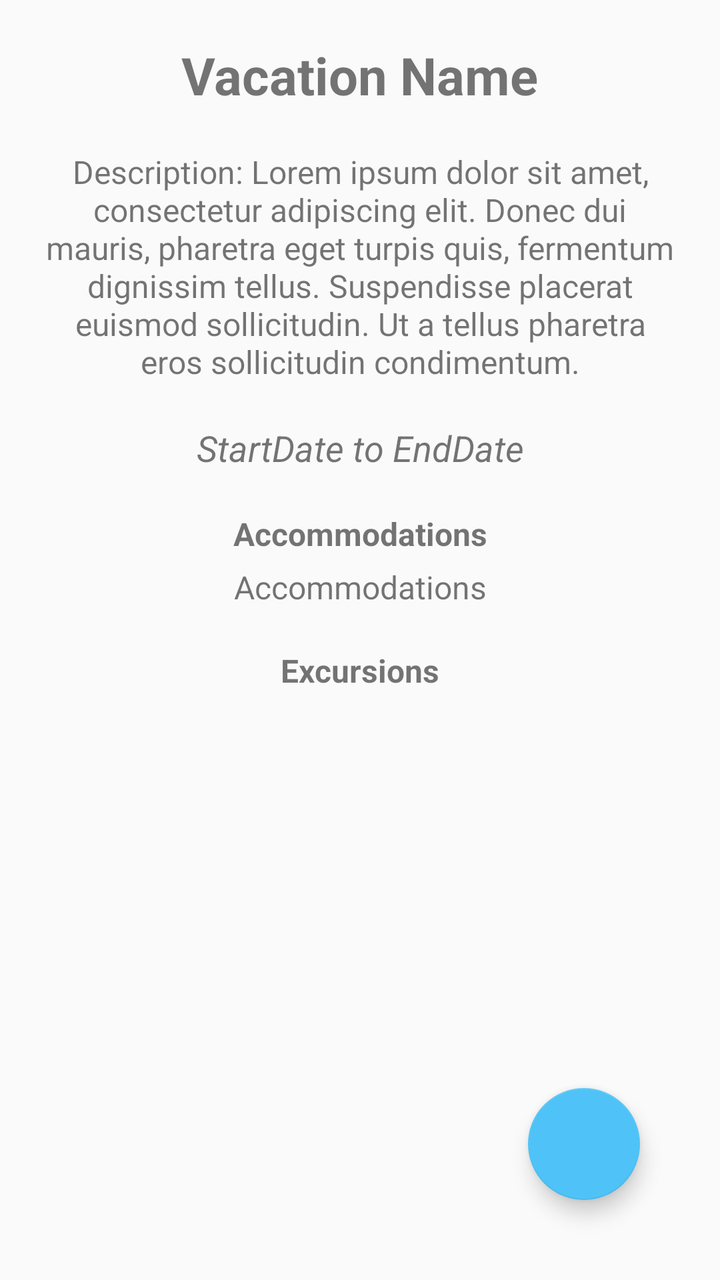
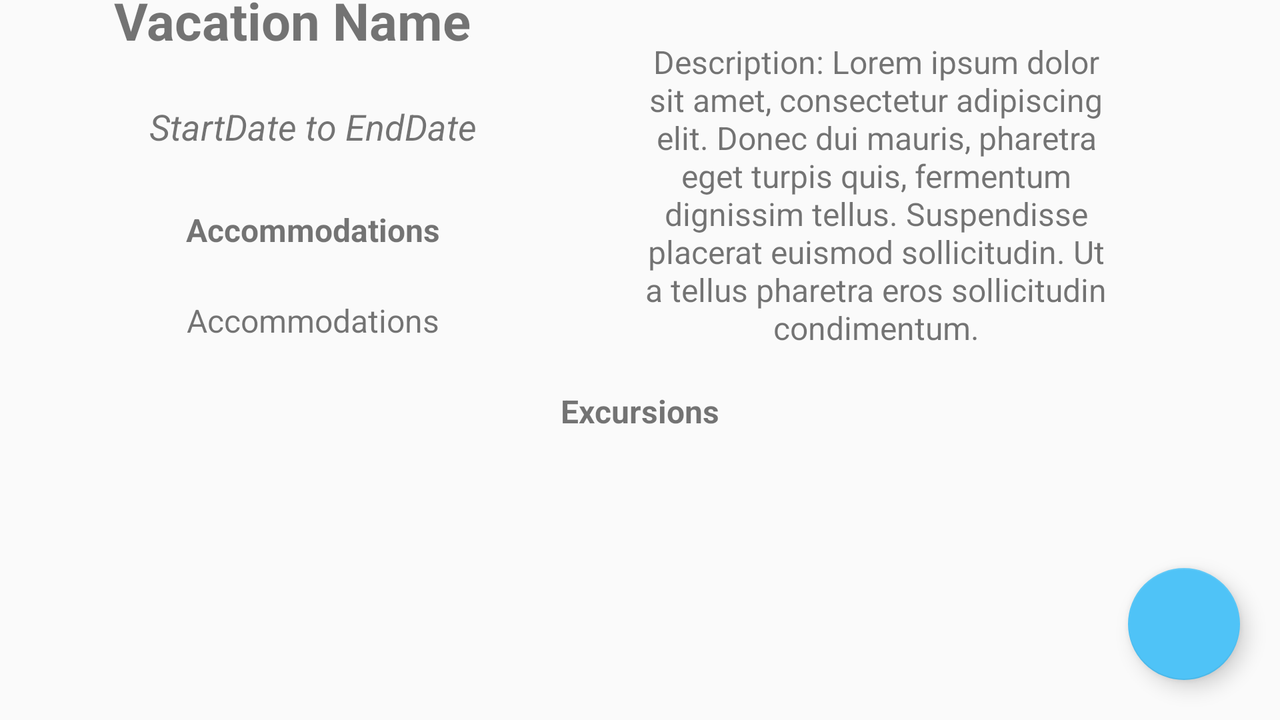

Compare how this app lays out the same screen by default and in its alternative resource folder. The renders come first, then the two layout files and the values they reference.
<!-- AndroidManifest.xml: application theme Theme.VacationPlanner -->
<!-- res/layout/activity_vacation_detail.xml -->
<?xml version="1.0" encoding="utf-8"?>
<androidx.constraintlayout.widget.ConstraintLayout xmlns:android="http://schemas.android.com/apk/res/android"
    xmlns:app="http://schemas.android.com/apk/res-auto"
    xmlns:tools="http://schemas.android.com/tools"
    android:id="@+id/main"
    android:layout_width="match_parent"
    android:layout_height="match_parent"
    android:layout_margin="20dp"
    tools:context=".UI.VacationDetailActivity">

    <TextView
        android:id="@+id/vacation_name_text"
        android:layout_width="wrap_content"
        android:layout_height="wrap_content"
        tools:text="Vacation Name"
        android:textStyle="bold"
        android:textSize="26sp"
        app:layout_constraintTop_toTopOf="parent"
        app:layout_constraintBottom_toTopOf="@id/vacation_description_text"
        app:layout_constraintStart_toStartOf="parent"
        app:layout_constraintEnd_toEndOf="parent" />

    <TextView
        android:id="@+id/vacation_description_text"
        android:layout_width="wrap_content"
        android:layout_height="wrap_content"
        tools:text="Description: Lorem ipsum dolor sit amet, consectetur adipiscing elit. Donec dui mauris, pharetra eget turpis quis, fermentum dignissim tellus. Suspendisse placerat euismod sollicitudin. Ut a tellus pharetra eros sollicitudin condimentum."
        android:textSize="16sp"
        android:layout_margin="20dp"
        android:textAlignment="center"
        app:layout_constraintTop_toBottomOf="@id/vacation_name_text"
        app:layout_constraintBottom_toTopOf="@id/vacation_dates_text"
        app:layout_constraintStart_toStartOf="parent"
        app:layout_constraintEnd_toEndOf="parent" />

    <TextView
        android:id="@+id/vacation_dates_text"
        android:layout_width="wrap_content"
        android:layout_height="wrap_content"
        tools:text="StartDate to EndDate"
        android:textSize="18sp"
        android:textStyle="italic"
        app:layout_constraintTop_toBottomOf="@id/vacation_description_text"
        app:layout_constraintBottom_toTopOf="@id/vacation_accommodations_label"
        app:layout_constraintStart_toStartOf="parent"
        app:layout_constraintEnd_toEndOf="parent" />

    <TextView
        android:id="@+id/vacation_accommodations_label"
        android:layout_width="wrap_content"
        android:layout_height="wrap_content"
        android:text="@string/accommodations"
        android:textStyle="bold"
        android:textSize="16sp"
        android:layout_marginTop="20dp"
        app:layout_constraintTop_toBottomOf="@id/vacation_dates_text"
        app:layout_constraintBottom_toTopOf="@id/vacation_accommodations_text"
        app:layout_constraintStart_toStartOf="parent"
        app:layout_constraintEnd_toEndOf="parent" />

    <TextView
        android:id="@+id/vacation_accommodations_text"
        android:layout_width="wrap_content"
        android:layout_height="wrap_content"
        tools:text="Accommodations"
        android:textSize="16sp"
        android:layout_marginTop="5dp"
        app:layout_constraintTop_toBottomOf="@id/vacation_accommodations_label"
        app:layout_constraintBottom_toTopOf="@id/vacation_excursion_list_text"
        app:layout_constraintStart_toStartOf="parent"
        app:layout_constraintEnd_toEndOf="parent" />

    <TextView
        android:id="@+id/vacation_excursion_list_text"
        android:layout_width="wrap_content"
        android:layout_height="wrap_content"
        android:text="@string/excursions"
        android:textSize="16sp"
        android:layout_marginTop="20dp"
        android:textStyle="bold"
        app:layout_constraintTop_toBottomOf="@id/vacation_accommodations_text"
        app:layout_constraintBottom_toTopOf="@id/vacation_excursion_recycler"
        app:layout_constraintStart_toStartOf="parent"
        app:layout_constraintEnd_toEndOf="parent"/>

    <androidx.recyclerview.widget.RecyclerView
        android:id="@+id/vacation_excursion_recycler"
        android:layout_width="match_parent"
        android:layout_height="0dp"
        app:layout_constraintTop_toBottomOf="@id/vacation_excursion_list_text"
        app:layout_constraintStart_toStartOf="parent"
        app:layout_constraintBottom_toBottomOf="parent"/>

    <com.google.android.material.floatingactionbutton.FloatingActionButton
        android:id="@+id/add_excursion_button"
        android:layout_width="wrap_content"
        android:layout_height="wrap_content"
        android:clickable="true"
        app:srcCompat="@drawable/add"
        android:contentDescription="@string/fab_button_description"
        android:layout_margin="20dp"
        app:layout_constraintBottom_toBottomOf="parent"
        app:layout_constraintEnd_toEndOf="parent" />

</androidx.constraintlayout.widget.ConstraintLayout>
<!-- resources referenced by this layout -->
<resources>
  <string name="accommodations">Accommodations</string>
  <string name="excursions">Excursions</string>
  <string name="fab_button_description">plus sign</string>
  <style name="Theme.VacationPlanner" parent="Base.Theme.VacationPlanner" />
  <style name="Base.Theme.VacationPlanner" parent="Theme.AppCompat.Light">
          <item name="colorPrimary">@color/blue</item>
          <item name="colorPrimaryDark">@color/blue</item>
          <item name="colorAccent">@color/blue</item>
      </style>
  <color name="blue">#4FC3F7</color>
</resources>
<!-- res/layout-land/activity_vacation_detail.xml (the repository's variant of the layout above) -->
<!-- drawn on the phone turned sideways -->
<?xml version="1.0" encoding="utf-8"?>
<androidx.constraintlayout.widget.ConstraintLayout xmlns:android="http://schemas.android.com/apk/res/android"
    xmlns:app="http://schemas.android.com/apk/res-auto"
    xmlns:tools="http://schemas.android.com/tools"
    android:id="@+id/main"
    android:layout_width="match_parent"
    android:layout_height="match_parent"

    tools:context=".UI.VacationDetailActivity">

    <TextView
        android:id="@+id/vacation_name_text"
        android:layout_width="wrap_content"
        android:layout_height="wrap_content"
        android:textSize="26sp"
        android:textStyle="bold"
        app:layout_constraintBottom_toTopOf="@id/vacation_description_text"
        app:layout_constraintEnd_toStartOf="@id/vacation_description_text"
        app:layout_constraintStart_toStartOf="parent"
        app:layout_constraintTop_toTopOf="parent"
        tools:text="Vacation Name" />

    <TextView
        android:id="@+id/vacation_description_text"
        android:layout_width="250dp"
        android:layout_height="wrap_content"
        android:layout_margin="20dp"
        android:textAlignment="center"
        android:textSize="16sp"
        app:layout_constraintBottom_toTopOf="@id/vacation_excursion_list_text"
        app:layout_constraintEnd_toEndOf="parent"
        app:layout_constraintStart_toEndOf="@+id/vacation_name_text"
        app:layout_constraintTop_toTopOf="parent"
        tools:text="Description: Lorem ipsum dolor sit amet, consectetur adipiscing elit. Donec dui mauris, pharetra eget turpis quis, fermentum dignissim tellus. Suspendisse placerat euismod sollicitudin. Ut a tellus pharetra eros sollicitudin condimentum." />

    <TextView
        android:id="@+id/vacation_dates_text"
        android:layout_width="wrap_content"
        android:layout_height="wrap_content"
        android:textSize="18sp"
        android:textStyle="italic"
        app:layout_constraintBottom_toTopOf="@id/vacation_accommodations_label"
        app:layout_constraintEnd_toStartOf="@id/vacation_description_text"
        app:layout_constraintStart_toStartOf="parent"
        app:layout_constraintTop_toBottomOf="@id/vacation_name_text"
        tools:text="StartDate to EndDate" />

    <TextView
        android:id="@+id/vacation_accommodations_label"
        android:layout_width="wrap_content"
        android:layout_height="wrap_content"
        android:text="@string/accommodations"
        android:textStyle="bold"
        android:layout_marginTop="5dp"
        android:textSize="16sp"
        app:layout_constraintTop_toBottomOf="@id/vacation_dates_text"
        app:layout_constraintBottom_toTopOf="@id/vacation_accommodations_text"
        app:layout_constraintStart_toStartOf="parent"
        app:layout_constraintEnd_toStartOf="@id/vacation_description_text" />

    <TextView
        android:id="@+id/vacation_accommodations_text"
        android:layout_width="wrap_content"
        android:layout_height="wrap_content"
        tools:text="Accommodations"
        android:textSize="16sp"
        app:layout_constraintTop_toBottomOf="@id/vacation_accommodations_label"
        app:layout_constraintBottom_toTopOf="@id/vacation_excursion_list_text"
        app:layout_constraintStart_toStartOf="parent"
        app:layout_constraintEnd_toStartOf="@id/vacation_description_text" />

    <TextView
        android:id="@+id/vacation_excursion_list_text"
        android:layout_width="wrap_content"
        android:layout_height="wrap_content"
        android:text="@string/excursions"
        android:textSize="16sp"
        android:textStyle="bold"
        app:layout_constraintTop_toBottomOf="@id/vacation_description_text"
        app:layout_constraintBottom_toTopOf="@id/vacation_excursion_recycler"
        app:layout_constraintStart_toStartOf="parent"
        app:layout_constraintEnd_toEndOf="parent"/>

    <androidx.recyclerview.widget.RecyclerView
        android:id="@+id/vacation_excursion_recycler"
        android:layout_width="match_parent"
        android:layout_height="0dp"
        app:layout_constraintTop_toBottomOf="@id/vacation_excursion_list_text"
        app:layout_constraintEnd_toEndOf="parent"
        app:layout_constraintBottom_toBottomOf="parent"
        android:layout_marginBottom="10dp"
        app:layout_constraintStart_toStartOf="parent" />

    <com.google.android.material.floatingactionbutton.FloatingActionButton
        android:id="@+id/add_excursion_button"
        android:layout_width="wrap_content"
        android:layout_height="wrap_content"
        android:clickable="true"
        app:srcCompat="@drawable/add"
        android:contentDescription="@string/fab_button_description"
        android:layout_margin="20dp"
        app:layout_constraintBottom_toBottomOf="parent"
        app:layout_constraintEnd_toEndOf="parent" />

</androidx.constraintlayout.widget.ConstraintLayout>
